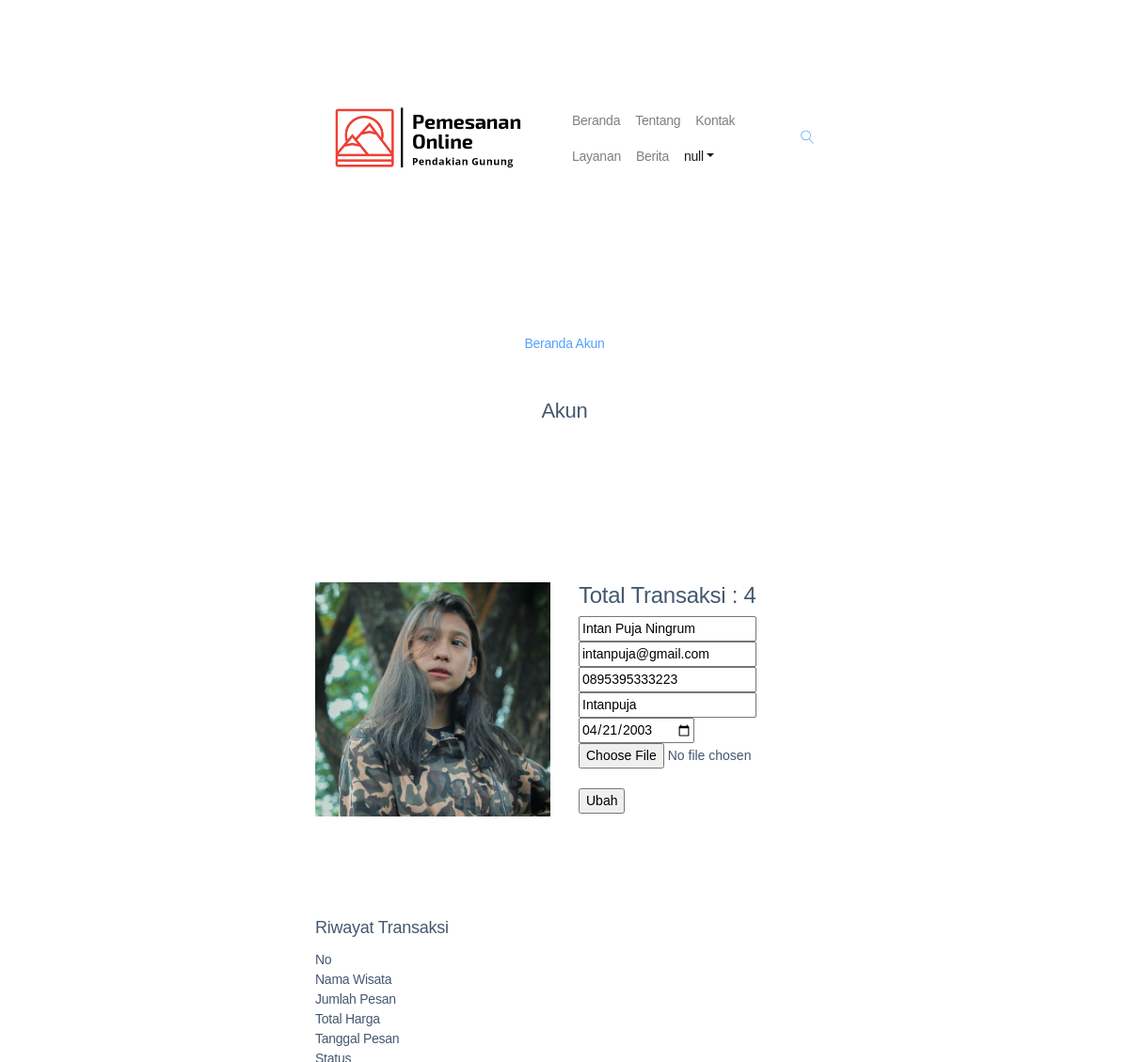
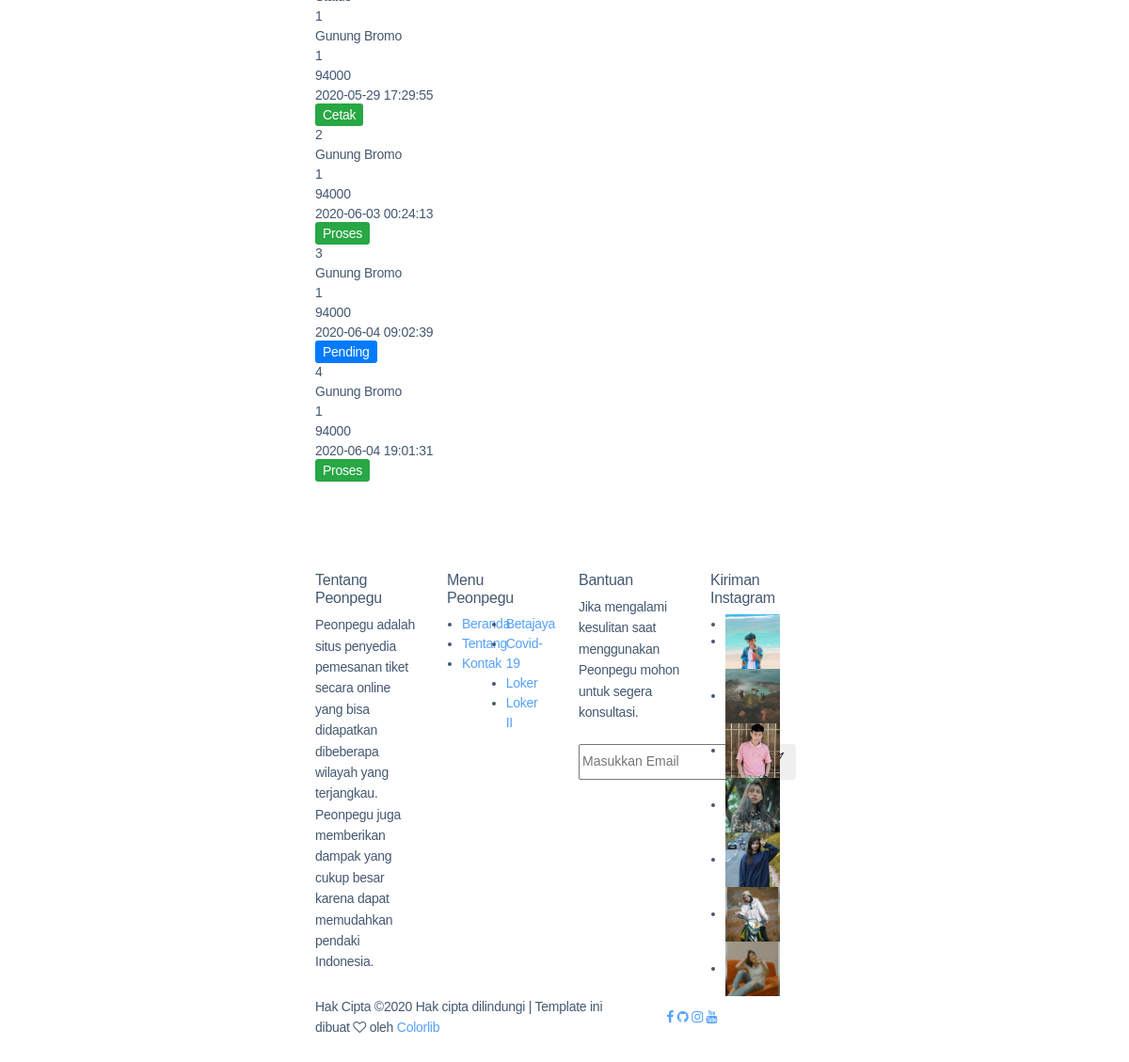
Page /User/akun.php (signed in) on the committed database (2 pictures, top to bottom).
### tables this page shows
CREATE TABLE `tb_user` (
  `id_user` int(11) NOT NULL,
  `nama_lengkap` varchar(100) DEFAULT NULL,
  `username` varchar(50) DEFAULT NULL,
  `password` varchar(250) DEFAULT NULL,
  `email` varchar(100) DEFAULT NULL,
  `no_hp` varchar(15) DEFAULT NULL,
  `tgl_lahir` date DEFAULT NULL,
  `gambar` varchar(250) DEFAULT 'coretan.png',
  `status` enum('0','1') DEFAULT '0',
  `created` datetime DEFAULT NULL,
  `modified` datetime DEFAULT NULL
);

CREATE TABLE `tb_transaksi` (
  `id_transaksi` int(11) NOT NULL,
  `kode` varchar(10) DEFAULT NULL,
  `id_user` int(11) DEFAULT NULL,
  `id_wisata` int(11) DEFAULT NULL,
  `jumlah_pesan` int(11) DEFAULT NULL,
  `total_harga` varchar(50) DEFAULT NULL,
  `status` enum('0','1','2') DEFAULT '0',
  `created` datetime DEFAULT NULL,
  `modified` datetime DEFAULT NULL
);

CREATE TABLE `tb_wisata` (
  `id_wisata` int(11) NOT NULL,
  `id_kategori` int(11) DEFAULT NULL,
  `nama_wisata` varchar(50) DEFAULT NULL,
  `alamat` text DEFAULT NULL,
  `ket_singkat` text DEFAULT NULL,
  `ket_lengkap` text DEFAULT NULL,
  `harga` int(11) DEFAULT NULL,
  `stok` int(11) DEFAULT NULL,
  `gambar` varchar(250) DEFAULT NULL,
  `created` datetime DEFAULT NULL,
  `modified` datetime DEFAULT NULL
);

### User/akun.php (the view, shortened to what this page needs)
<?php
include '../koneksi.php';
$id_user = $_COOKIE['version'];
$query = "SELECT * FROM tb_user WHERE id_user = '$id_user'";
$exe = mysqli_query($conn, $query);
$row = mysqli_fetch_array($exe);
$query2 = "SELECT COUNT(*) AS total FROM tb_transaksi WHERE id_user = '$id_user'";
$exe2 = mysqli_query($conn,$query2);
$row2 = mysqli_fetch_array($exe2);
?>
<!DOCTYPE html>
<html lang="en">
<head>
  <link rel="stylesheet" href="../assets/dist-2/css/bootstrap.css">
  <link rel="stylesheet" href="../assets/dist-2/vendors/linericon/style.css">
  <link rel="stylesheet" href="../assets/dist-2/css/font-awesome.min.css">
  <link rel="stylesheet" href="../assets/dist-2/vendors/owl-carousel/owl.carousel.min.css">
  <link rel="stylesheet" href="../assets/dist-2/vendors/lightbox/simpleLightbox.css">
  <link rel="stylesheet" href="../assets/dist-2/vendors/nice-select/css/nice-select.css">
  <link rel="stylesheet" href="../assets/dist-2/vendors/animate-css/animate.css">
  <link rel="stylesheet" href="../assets/dist-2/css/style.css">
  <link rel="stylesheet" href="../assets/dist-2/css/responsive.css">
</head>
<body>
  <header class="header_area">
    <div class="main_menu">
      <nav class="navbar navbar-expand-lg navbar-light">
        <div class="container box_1620">
          <a class="navbar-brand logo_h" href="index"><img src="../assets/images/logo-home.png" alt="" style="width: 249px;"></a>
          <div class="collapse navbar-collapse offset" id="navbarSupportedContent">
            <ul class="nav navbar-nav menu_nav ml-auto">
              <li class="nav-item"><a class="nav-link" href="index">Beranda</a></li>
              <li class="nav-item"><a class="nav-link" href="tentang">Tentang</a></li>
              <li class="nav-item"><a class="nav-link" href="kontak">Kontak</a></li>
              <li class="nav-item"><a class="nav-link" href="layanan">Layanan</a></li>
              <li class="nav-item"><a class="nav-link" href="berita">Berita</a></li>
              <li class="nav-item active submenu dropdown">
                <a href="#" class="nav-link dropdown-toggle" data-toggle="dropdown" role="button" aria-haspopup="true" aria-expanded="false"><script type="text/javascript">document.write(tampil2)</script></a>
              </li>
            </ul>
            <ul class="nav navbar-nav navbar-right">
              <li class="nav-item"><a href="#" class="search"><i class="lnr lnr-magnifier"></i></a></li>
            </ul>
          </div>
        </div>
      </nav>
    </div>
  </header>
  <section class="banner_area">
    <div class="banner_inner d-flex align-items-center">
      <div class="container">
       <div class="banner_content text-center">
        <div class="page_link">
         <a href="index">Beranda</a>
         <a href="akun">Akun</a>
       </div>
       <h2>Akun</h2>
     </div>
   </div>
 </div>
</section>
<section class="portfolio_details_area p_120">
 <div class="container">
  <div class="portfolio_details_inner">
   <div class="row">
    <div class="col-md-6">
     <div class="left_img">
      <img class="img-fluid" src="../assets/images/akun/<?php echo $row['gambar'];?>" alt="">
    </div>
  </div>
  <div class="col-md-6">
   <div class="portfolio_right_text">
    <h4>Total Transaksi : <?php echo $row2['total'];?></h4>
    <form action="Proses/update-akun.php" method="POST" enctype="multipart/form-data">
      <div class="perhitungan">
        <div class="mt-10">
          <input type="text" id="nama_lengkap" name="nama_lengkap" placeholder="Nama Lengkap"  value="<?php echo $row['nama_lengkap'];?>" required class="single-input" autocomplete="off">
        </div>
        <div class="mt-10">
          <input type="email" id="email" name="email" placeholder="Alamat Email" value="<?php echo $row['email'];?>" required class="single-input" autocomplete="off">
        </div>
        <div class="mt-10">
          <input type="number" id="no_hp" name="no_hp" placeholder="Nomor Telepon" value="<?php echo $row['no_hp'];?>" required class="single-input" autocomplete="off">
        </div>
        <div class="mt-10">
          <input type="text" id="username" name="username" placeholder="Nama Wisata" value="<?php echo $row['username'];?>" required class="single-input" autocomplete="off">
        </div>
        <div class="mt-10">
          <input type="date" id="tgl_lahir" name="tgl_lahir" placeholder="Tanggal Lahir" value="<?php echo $row['tgl_lahir'];?>" required class="single-input" autocomplete="off">
        </div>
        <div class="mt-10">
          <input type="file" id="gambar" name="gambar" placeholder="Gambar" class="single-input" required="">
        </div><br>
        <input type="submit" class="genric-btn info circle" name="submit" id="submit" value="Ubah">
      </div>
    </form>
  </div>
</div>
</div>
</div>
</div>
</section>
<div class="whole-wrap">
  <div class="container">
    <div class="section-top-border">
      <h3 class="mb-30 title_color">Riwayat Transaksi</h3>
      <div class="progress-table-wrap">
        <div class="progress-table">
          <div class="table-head">
            <div class="serial">No</div>
            <div class="visit">Nama Wisata</div>
            <div class="visit">Jumlah Pesan</div>
            <div class="visit">Total Harga</div>
            <div class="visit">Tanggal Pesan</div>
            <div class="visit">Status</div>
          </div>
          <?php
          $no = 1;
          $query3 = mysqli_query($conn, "SELECT t.jumlah_pesan, t.total_harga, t.created, t.id_transaksi, t.status, w.nama_wisata FROM tb_transaksi t INNER JOIn tb_wisata w ON t.id_wisata = w.id_wisata WHERE t.id_user = '$id_user'");
          while($row3 = mysqli_fetch_array($query3)) {
            ?>
            <div class="table-row">
              <div class="serial"><?php echo $no++; ?></div>
              <div class="visit"><?php echo $row3['nama_wisata']; ?></div>
              <div class="visit"><?php echo $row3['jumlah_pesan']; ?></div>
              <div class="visit"><?php echo $row3['total_harga']; ?></div>
              <div class="visit"><?php echo $row3['created']; ?></div>
              <div class="visit">
                <?php
                if ($row3['status'] == 0) {
                  echo "<span class='btn-sm btn-primary'>Pending</span>";
                }else if ($row3['status'] == 1){
                  echo "<span class='btn-sm btn-success'>Proses</span>";
                }else if ($row3['status'] == 2){
                  echo "<a href='Proses/cetak?id=$row3[id_transaksi]' target=_blank><span class='btn-sm btn-success'>Cetak</span></a>";
                }else {
                  echo "<span class='btn-sm btn-danger'>Gagal</span>";
                }
                ?>
              </div>
            </div>
          <?php } ?>
        </div>
      </div>
    </div>
  </div>
</div>
    <footer class="footer-area section_gap">
        <div class="container">
            <div class="row">
                <div class="col-lg-3  col-md-6 col-sm-6">
                    <div class="single-footer-widget">
                        <h6 class="footer_title">Tentang Peonpegu</h6>
                        <p>Peonpegu adalah situs penyedia pemesanan tiket secara online yang bisa didapatkan dibeberapa wilayah yang terjangkau. Peonpegu juga memberikan dampak yang cukup besar karena dapat memudahkan pendaki Indonesia.</p>
                    </div>
                </div>
                <div class="col-lg-3 col-md-6 col-sm-6">
                    <div class="single-footer-widget">
                        <h6 class="footer_title">Menu Peonpegu</h6>
                        <div class="row">
                            <div class="col-4">
                                <ul class="list">
                                    <li><a href="index">Beranda</a></li>
                                    <li><a href="tentang">Tentang</a></li>
                                    <li><a href="kontak">Kontak</a></li>
                                </ul>
                            </div>
                            <div class="col-4">
                                <ul class="list">
                                    <li><a href="http://betajaya.000webhostapp.com/">Betajaya</a></li>
                                    <li><a href="https://github.com/RizkiKarianata/Info-Covid-19">Covid-19</a></li>
                                    <li><a href="http://lokerpemimpi.000webhostapp.com/">Loker</a></li>
                                    <li><a href="http://wongjaim.000webhostapp.com/">Loker II</a></li>
                                </ul>
                            </div>
                        </div>
                    </div>
                </div>
                <div class="col-lg-3 col-md-6 col-sm-6">
                    <div class="single-footer-widget">
                        <h6 class="footer_title">Bantuan</h6>
                        <p>Jika mengalami kesulitan saat menggunakan Peonpegu mohon untuk segera konsultasi.</p>
                        <div id="mc_embed_signup">
                            <form target="_blank" action="https://spondonit.us12.list-manage.com/subscribe/post?u=1462626880ade1ac87bd9c93a&amp;id=92a4423d01" method="get" class="subscribe_form relative">
                                <div class="input-group d-flex flex-row">
                                    <input name="EMAIL" placeholder="Masukkan Email" onfocus="this.placeholder = ''" onblur="this.placeholder = 'Masukkan Email '" required="" type="email" autocomplete="off">
                                </div>
                            </form>
                        </div>
                    </div>
                </div>
                <div class="col-lg-3 col-md-6 col-sm-6">
                    <div class="single-footer-widget instafeed">
                        <h6 class="footer_title">Kiriman Instagram</h6>
                        <ul class="list instafeed d-flex flex-wrap">
                            <li><img src="../assets/images/instagram/Gambar3.jpg" alt="" style="width: 58px;"></li>
                            <li><img src="../assets/images/instagram/Gambar14.jpg" alt="" style="width: 58px;"></li>
                            <li><img src="../assets/images/instagram/Gambar15.jpg" alt="" style="width: 58px;"></li>
                            <li><img src="../assets/images/instagram/Gambar17.jpg" alt="" style="width: 58px;"></li>
                            <li><img src="../assets/images/instagram/Gambar24.jpg" alt="" style="width: 58px;"></li>
                            <li><img src="../assets/images/instagram/Gambar25.jpg" alt="" style="width: 58px;"></li>
                            <li><img src="../assets/images/instagram/Gambar26.jpg" alt="" style="width: 58px;"></li>
                        </ul>
                    </div>
                </div>
            </div>
            <div class="row footer-bottom d-flex justify-content-between align-items-center">
                <p class="col-lg-8 col-md-8 footer-text m-0">
                    Hak Cipta &copy;<script>document.write(new Date().getFullYear());</script> Hak cipta dilindungi | Template ini dibuat <i class="fa fa-heart-o" aria-hidden="true"></i> oleh <a href="https://colorlib.com" target="_blank">Colorlib</a>
                </p>
                <div class="col-lg-4 col-md-4 footer-social">
                    <a href="http://bit.ly/RizkiNataFB"><i class="fa fa-facebook"></i></a>
                    <a href="http://bit.ly/RizkiGH"><i class="fa fa-github"></i></a>
                    <a href="http://bit.ly/RizkiNataIG"><i class="fa fa-instagram"></i></a>
                    <a href="http://bit.ly/RizkiKarianata"><i class="fa fa-youtube"></i></a>
                </div>
            </div>
        </div>
    </footer>
</body>
</html>

### assets/dist-2/css/responsive.css (style rules this page uses)
@media (max-width:1619px) { .header_area .navbar .search { margin-left: 40px; } }

### rows in the picture
tb_user: gambar (picture), nama_lengkap "Intan Puja Ningrum", email "intanpuja@gmail.com", no_hp "0895395333223", username "Intanpuja", tgl_lahir "04/21/2003"
tb_transaksi: id_wisata.nama_wisata "Gunung Bromo", jumlah_pesan "1", total_harga "94000", created "2020-05-29 17:29:55"
tb_transaksi: id_wisata.nama_wisata "Gunung Bromo", jumlah_pesan "1", total_harga "94000", created "2020-06-03 00:24:13", status "Proses"
tb_transaksi: id_wisata.nama_wisata "Gunung Bromo", jumlah_pesan "1", total_harga "94000", created "2020-06-04 09:02:39", status "Pending"
tb_transaksi: id_wisata.nama_wisata "Gunung Bromo", jumlah_pesan "1", total_harga "94000", created "2020-06-04 19:01:31", status "Proses"

### other values in the picture
$row2['total'] "4"
